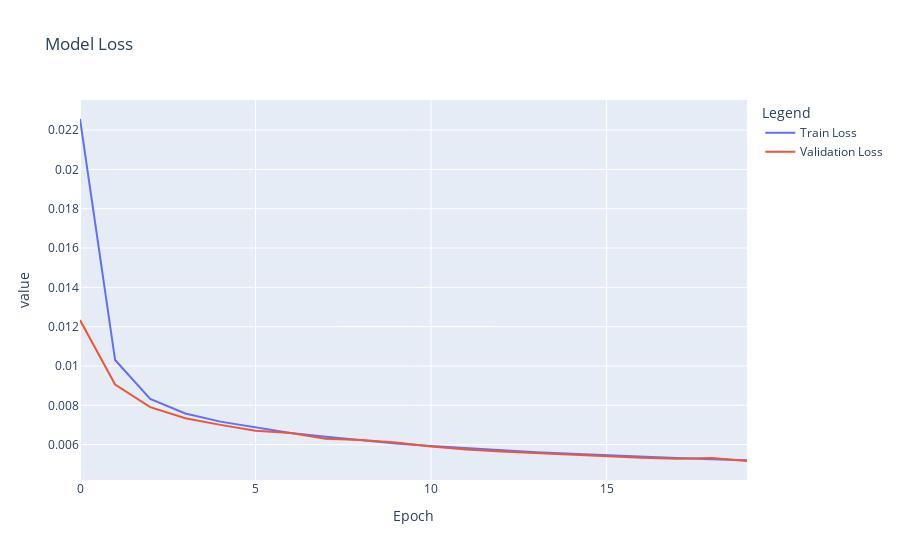

The notebook cell saved with this chart:
### Markdown cell above
We are getting a loss value very close to 0. That means the autoencoder is able to reconstruct the input data very well.

Now let's check a plot of the loss over epochs.

### Code cell
# Plot training history
plot_training_history(train_history)

### Figure 1 — Plotly figure (JSON) as saved in the notebook; plotly's stock layout.template omitted (floating-point values rounded to 4 significant figures)
{"data": [{"hovertemplate": "variable=wide_variable_0<br>Epoch=%{x}<br>value=%{y}<extra></extra>", "legendgroup": "wide_variable_0", "line": {"color": "#636efa", "dash": "solid"}, "marker": {"symbol": "circle"}, "mode": "lines", "name": "Train Loss", "orientation": "v", "showlegend": true, "type": "scatter", "x": [0, 1, 2, 3, 4, 5, 6, 7, 8, 9, 10, 11, 12, 13, 14, 15, 16, 17, 18, 19], "xaxis": "x", "y": [0.02256, 0.0103, 0.008327, 0.007588, 0.007171, 0.006865, 0.006597, 0.006403, 0.006237, 0.00606, 0.005934, 0.005818, 0.00571, 0.005615, 0.005532, 0.005452, 0.005381, 0.005315, 0.005257, 0.005208], "yaxis": "y"}, {"hovertemplate": "variable=wide_variable_1<br>Epoch=%{x}<br>value=%{y}<extra></extra>", "legendgroup": "wide_variable_1", "line": {"color": "#EF553B", "dash": "solid"}, "marker": {"symbol": "circle"}, "mode": "lines", "name": "Validation Loss", "orientation": "v", "showlegend": true, "type": "scatter", "x": [0, 1, 2, 3, 4, 5, 6, 7, 8, 9, 10, 11, 12, 13, 14, 15, 16, 17, 18, 19], "xaxis": "x", "y": [0.01234, 0.009056, 0.007909, 0.007341, 0.007006, 0.006708, 0.006592, 0.006295, 0.006236, 0.006108, 0.0059, 0.005751, 0.005654, 0.00557, 0.005493, 0.005408, 0.005336, 0.005287, 0.005322, 0.005168], "yaxis": "y"}], "layout": {"legend": {"title": {"text": "Legend"}, "tracegroupgap": 0}, "title": {"text": "Model Loss"}, "xaxis": {"anchor": "y", "domain": [0, 1], "title": {"text": "Epoch"}}, "yaxis": {"anchor": "x", "domain": [0, 1], "title": {"text": "value"}}}}
